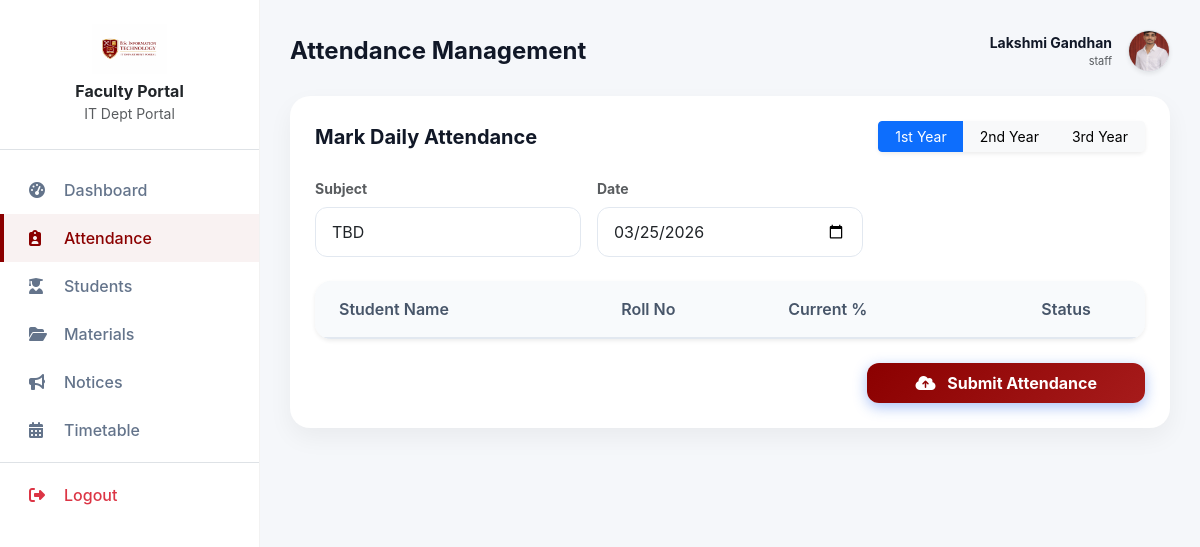
The app's page /faculty/attendance/ (signed in) with its own data.
### models.py (models this page shows)
class Faculty(SQLModel, table=True):
    id: Optional[int] = Field(default=None, primary_key=True)
    name: str
    designation: str
    email: str = Field(unique=True, index=True)
    phone: str
    subject: str = Field(default="General")
    department: str = Field(default="IT")
    username: str = Field(unique=True, index=True, default=None)
    password_hash: str = Field(default="")
    role: str = Field(default="faculty")
    photo: Optional[str] = None
    created_at: datetime = Field(default_factory=datetime.utcnow)

### routers/faculty_attendance.py (the view)
@router.get("/")
def attendance_page(
    request: Request,
    year: str = "1st Year",
    db: Session = Depends(get_session),
    faculty: Faculty = Depends(get_current_faculty)
):
    students = db.exec(select(Student).where(Student.year == year)).all()
    return templates.TemplateResponse("faculty/attendance.html", {
        "request": request,
        "faculty": faculty,
        "students": students,
        "selected_year": year,
        "active_page": "attendance",
        "now": datetime.now
    })

### templates/faculty/attendance.html (shortened to what this page needs)
{% extends "faculty/faculty_base.html" %}
{% block header %}Attendance Management{% endblock %}
{% block faculty_content %}
<div class="glass-card p-4 mb-4">
    <div class="d-flex justify-content-between align-items-center mb-4">
        <h5 class="fw-bold mb-0">Mark Daily Attendance</h5>
        <div class="btn-group shadow-sm">
            <a href="?year=1st Year" class="btn btn-sm {% if selected_year == '1st Year' %}btn-primary{% else %}btn-light{% endif %} px-3">1st Year</a>
            <a href="?year=2nd Year" class="btn btn-sm {% if selected_year == '2nd Year' %}btn-primary{% else %}btn-light{% endif %} px-3">2nd Year</a>
            <a href="?year=3rd Year" class="btn btn-sm {% if selected_year == '3rd Year' %}btn-primary{% else %}btn-light{% endif %} px-3">3rd Year</a>
        </div>
    </div>
    <form action="/faculty/attendance/mark" method="post">
        <div class="row g-3 mb-4">
            <div class="col-md-4">
                <label class="form-label small fw-bold text-muted">Subject</label>
                <input type="text" name="subject" class="form-control" value="{{ faculty.subject }}" required>
            </div>
            <div class="col-md-4">
                <label class="form-label small fw-bold text-muted">Date</label>
                <input type="date" name="date" class="form-control" value="{{ now().strftime('%Y-%m-%d') }}" required>
            </div>
        </div>
        <div class="table-responsive table-glass rounded-4 overflow-hidden shadow-sm">
            <table class="table table-hover align-middle mb-0">
                <thead class="bg-light">
                    <tr>
                        <th class="ps-4">Student Name</th>
                        <th>Roll No</th>
                        <th>Current %</th>
                        <th class="text-center">Status</th>
                    </tr>
                </thead>
            </table>
        </div>
        <div class="text-end mt-4">
            <button type="submit" class="btn btn-gradient px-5 py-2 fw-bold">
                <i class="fa-solid fa-cloud-arrow-up me-2"></i> Submit Attendance
            </button>
        </div>
    </form>
</div>
{% endblock %}

### templates/faculty/faculty_base.html (shortened to what this page needs)
<!DOCTYPE html>
<html lang="en">
<head>
    <link href="https://cdn.jsdelivr.net/npm/bootstrap@5.3.0/dist/css/bootstrap.min.css" rel="stylesheet">
    <link rel="stylesheet" href="/static/css/style.css">
    <link rel="stylesheet" href="https://cdnjs.cloudflare.com/ajax/libs/font-awesome/6.4.0/css/all.min.css">
</head>
<body>
    <div class="faculty-sidebar" id="facultySidebar">
        <div class="p-4 border-bottom text-center">
            <img src="/static/images/crest.png" alt="." style="max-height: 50px;" class="mb-2">
            <h6 class="fw-bold text-dark mb-0">Faculty Portal</h6>
            <small class="text-muted">IT Dept Portal</small>
        </div>
        <div class="py-3">
            <a href="/faculty/dashboard" class="nav-link-custom {% if active_page == 'dashboard' %}active{% endif %}">
                <i class="fa-solid fa-gauge-high"></i> Dashboard
            </a>
            <a href="/faculty/attendance" class="nav-link-custom {% if active_page == 'attendance' %}active{% endif %}">
                <i class="fa-solid fa-clipboard-user"></i> Attendance
            </a>
            <a href="/faculty/students" class="nav-link-custom {% if active_page == 'students' %}active{% endif %}">
                <i class="fa-solid fa-user-graduate"></i> Students
            </a>
            <a href="/faculty/materials" class="nav-link-custom {% if active_page == 'materials' %}active{% endif %}">
                <i class="fa-solid fa-folder-open"></i> Materials
            </a>
            <a href="/faculty/notices" class="nav-link-custom {% if active_page == 'notices' %}active{% endif %}">
                <i class="fa-solid fa-bullhorn"></i> Notices
            </a>
            <a href="/faculty/timetable" class="nav-link-custom {% if active_page == 'timetable' %}active{% endif %}">
                <i class="fa-solid fa-calendar-days"></i> Timetable
            </a>
            <div class="border-top my-2"></div>
            <a href="/faculty-auth/logout" class="nav-link-custom text-danger">
                <i class="fa-solid fa-right-from-bracket"></i> Logout
            </a>
        </div>
    </div>
    <div class="faculty-main">
        <div class="d-flex justify-content-between align-items-center mb-4">
            <div class="d-flex align-items-center">
                <h4 class="fw-bold mb-0">{% block header %}{% endblock %}</h4>
            </div>
            <div class="d-flex align-items-center gap-3">
                <div class="text-end d-none d-sm-block">
                    <div class="fw-bold small">{{ faculty.name }}</div>
                    <div class="text-muted small" style="font-size: 11px;">{{ faculty.designation }}</div>
                </div>
                {% if faculty.photo %}
                <img src="/{{ faculty.photo }}" alt="." class="rounded-circle border shadow-sm" style="width: 42px; height: 42px; object-fit: cover;">
                {% else %}
                <div class="bg-primary bg-opacity-10 text-primary rounded-circle d-flex align-items-center justify-content-center border" style="width: 42px; height: 42px;">
                    <i class="fa-solid fa-user"></i>
                </div>
                {% endif %}
            </div>
        </div>
        {% block faculty_content %}{% endblock %}
    </div>
</body>
</html>

### static/css/style.css (style rules this page uses)
:root { --bg-color: #F5F7FA; --primary-blue: #8B0000; --dark-header: #0F172A; --grad-start: #8B0000; --grad-end: #A61B1B; --text-main: #111827; --card-bg: #FFFFFF; --shadow-soft: 0 10px 25px rgba(0, 0, 0, 0.05); --shadow-hover: 0 20px 40px rgba(0, 0, 0, 0.1); --radius-card: 20px; --radius-btn: 12px; }
body { font-family: -apple-system, BlinkMacSystemFont, "Segoe UI", Roboto, Helvetica, Arial, sans-serif, "Apple Color Emoji", "Segoe UI Emoji", "Segoe UI Symbol"; background-color: var(--bg-color); color: var(--text-main); -webkit-font-smoothing: antialiased; min-height: 100vh; margin: 0; padding: 0; }
.glass-card { background: var(--card-bg); border-radius: var(--radius-card); box-shadow: var(--shadow-soft); border: 1px solid rgba(255, 255, 255, 0.5); transition: transform 0.3s cubic-bezier(0.4, 0, 0.2, 1), box-shadow 0.3s ease; overflow: hidden; }
.btn-gradient { background: linear-gradient(135deg, var(--grad-start), var(--grad-end)); color: #fff; border: none; border-radius: var(--radius-btn); padding: 10px 24px; font-weight: 600; transition: all 0.3s ease; box-shadow: 0 4px 14px rgba(37, 99, 235, 0.4); }
.form-control { border-radius: 12px; padding: 12px 16px; border: 1px solid #e2e8f0; transition: border-color 0.2s, box-shadow 0.2s; }
.table-glass { background: var(--card-bg); border-radius: var(--radius-card); overflow: hidden; box-shadow: var(--shadow-soft); }
.table-glass th { background: #f8fafc; color: #475569; font-weight: 600; border-bottom: 2px solid #e2e8f0; padding: 16px; }

### templates/faculty/faculty_base.html (style rules this page uses)
.faculty-sidebar { width: 260px; background: #fff; height: 100vh; position: fixed; left: 0; top: 0; border-right: 1px solid rgba(0,0,0,0.05); z-index: 1000; overflow-y: auto; }
.faculty-main { margin-left: 260px; padding: 30px; background: #F5F7FA; min-height: 100vh; }
.nav-link-custom { padding: 12px 25px; color: #64748b; font-weight: 500; display: flex; align-items: center; border-left: 4px solid transparent; transition: all 0.2s; text-decoration: none; }
.nav-link-custom:hover, .nav-link-custom.active { color: #8B0000; background: rgba(139, 0, 0, 0.05); border-left-color: #8B0000; }
.nav-link-custom i { width: 25px; margin-right: 10px; }

### records on screen
Faculty: name "Lakshmi Gandhan", designation "staff", photo (picture), subject "TBD"
